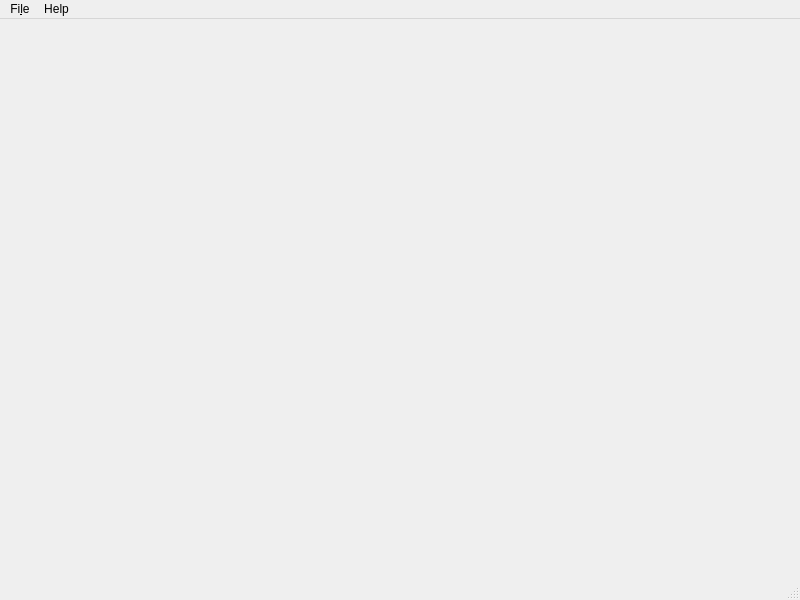
<?xml version="1.0" encoding="UTF-8"?>
<ui version="4.0">
 <class>MainWindow</class>
 <widget class="QMainWindow" name="MainWindow">
  <property name="geometry">
   <rect>
    <x>0</x>
    <y>0</y>
    <width>800</width>
    <height>600</height>
   </rect>
  </property>
  <property name="windowTitle">
   <string>MainWindow</string>
  </property>
  <widget class="QWidget" name="centralwidget">
   <widget class="QWidget" name="verticalLayoutWidget">
    <property name="geometry">
     <rect>
      <x>0</x>
      <y>0</y>
      <width>801</width>
      <height>551</height>
     </rect>
    </property>
    <layout class="QVBoxLayout" name="verticalLayout">
     <item>
      <layout class="QHBoxLayout" name="horizontalLayout"/>
     </item>
    </layout>
   </widget>
  </widget>
  <widget class="QMenuBar" name="menubar">
   <property name="geometry">
    <rect>
     <x>0</x>
     <y>0</y>
     <width>800</width>
     <height>23</height>
    </rect>
   </property>
   <widget class="QMenu" name="menuFile">
    <property name="title">
     <string>Fi&amp;le</string>
    </property>
    <widget class="QMenu" name="menuImport">
     <property name="title">
      <string>Import</string>
     </property>
     <addaction name="actionMusic"/>
    </widget>
    <addaction name="menuImport"/>
    <addaction name="separator"/>
    <addaction name="separator"/>
    <addaction name="actionExit"/>
   </widget>
   <widget class="QMenu" name="menuHelp">
    <property name="title">
     <string>Help</string>
    </property>
    <addaction name="actionAbout"/>
    <addaction name="actionAbout_Qt"/>
   </widget>
   <addaction name="menuFile"/>
   <addaction name="menuHelp"/>
  </widget>
  <widget class="QStatusBar" name="statusbar"/>
  <action name="actionMusic">
   <property name="text">
    <string>Music</string>
   </property>
  </action>
  <action name="actionExit">
   <property name="text">
    <string>Exit</string>
   </property>
  </action>
  <action name="actionAbout">
   <property name="text">
    <string>About Music Transcribe</string>
   </property>
  </action>
  <action name="actionAbout_Qt">
   <property name="text">
    <string>About Qt</string>
   </property>
  </action>
 </widget>
 <resources/>
 <connections/>
</ui>
